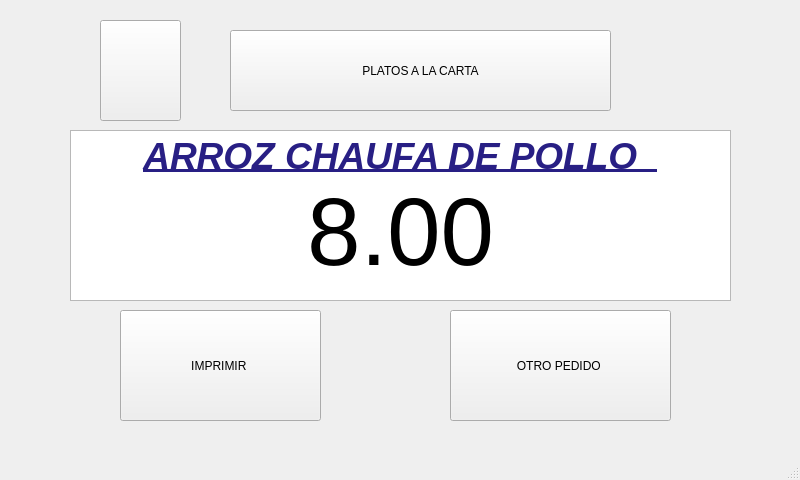
<?xml version="1.0" encoding="UTF-8"?>
<ui version="4.0">
 <class>pc5Window</class>
 <widget class="QMainWindow" name="pc5Window">
  <property name="geometry">
   <rect>
    <x>0</x>
    <y>0</y>
    <width>800</width>
    <height>480</height>
   </rect>
  </property>
  <property name="windowTitle">
   <string>MainWindow</string>
  </property>
  <widget class="QWidget" name="centralwidget">
   <widget class="QPushButton" name="btnIzquierda45">
    <property name="geometry">
     <rect>
      <x>100</x>
      <y>20</y>
      <width>81</width>
      <height>101</height>
     </rect>
    </property>
    <property name="text">
     <string/>
    </property>
    <property name="icon">
     <iconset>
      <normaloff>flecha-hacia-la-izquierda-antes-de-icono-4330-128.png</normaloff>flecha-hacia-la-izquierda-antes-de-icono-4330-128.png</iconset>
    </property>
    <property name="iconSize">
     <size>
      <width>100</width>
      <height>100</height>
     </size>
    </property>
   </widget>
   <widget class="QPushButton" name="btnPedido45">
    <property name="geometry">
     <rect>
      <x>450</x>
      <y>310</y>
      <width>221</width>
      <height>111</height>
     </rect>
    </property>
    <property name="text">
     <string>OTRO PEDIDO </string>
    </property>
   </widget>
   <widget class="QTextEdit" name="textEdit_2">
    <property name="geometry">
     <rect>
      <x>70</x>
      <y>130</y>
      <width>661</width>
      <height>171</height>
     </rect>
    </property>
    <property name="html">
     <string>&lt;!DOCTYPE HTML PUBLIC &quot;-//W3C//DTD HTML 4.0//EN&quot; &quot;http://www.w3.org/TR/REC-html40/strict.dtd&quot;&gt;
&lt;html&gt;&lt;head&gt;&lt;meta name=&quot;qrichtext&quot; content=&quot;1&quot; /&gt;&lt;style type=&quot;text/css&quot;&gt;
p, li { white-space: pre-wrap; }
&lt;/style&gt;&lt;/head&gt;&lt;body style=&quot; font-family:'Ubuntu'; font-size:11pt; font-weight:400; font-style:normal;&quot;&gt;
&lt;p align=&quot;center&quot; style=&quot; margin-top:0px; margin-bottom:0px; margin-left:0px; margin-right:0px; -qt-block-indent:0; text-indent:0px;&quot;&gt;&lt;span style=&quot; font-size:28pt; font-weight:600; font-style:italic; text-decoration: underline; color:#281f84;&quot;&gt;ARROZ CHAUFA DE POLLO  &lt;/span&gt;&lt;/p&gt;
&lt;p align=&quot;center&quot; style=&quot; margin-top:0px; margin-bottom:0px; margin-left:0px; margin-right:0px; -qt-block-indent:0; text-indent:0px;&quot;&gt;&lt;span style=&quot; font-size:72pt;&quot;&gt;8.00&lt;/span&gt;&lt;/p&gt;&lt;/body&gt;&lt;/html&gt;</string>
    </property>
   </widget>
   <widget class="QPushButton" name="btnPlatosalacarta5">
    <property name="geometry">
     <rect>
      <x>230</x>
      <y>30</y>
      <width>381</width>
      <height>81</height>
     </rect>
    </property>
    <property name="text">
     <string>PLATOS A LA CARTA</string>
    </property>
    <property name="icon">
     <iconset>
      <normaloff>UTEC.png</normaloff>UTEC.png</iconset>
    </property>
   </widget>
   <widget class="QPushButton" name="btnImprimir45">
    <property name="geometry">
     <rect>
      <x>120</x>
      <y>310</y>
      <width>201</width>
      <height>111</height>
     </rect>
    </property>
    <property name="text">
     <string>IMPRIMIR </string>
    </property>
   </widget>
  </widget>
  <widget class="QMenuBar" name="menubar">
   <property name="geometry">
    <rect>
     <x>0</x>
     <y>0</y>
     <width>800</width>
     <height>25</height>
    </rect>
   </property>
  </widget>
  <widget class="QStatusBar" name="statusbar"/>
 </widget>
 <resources/>
 <connections/>
</ui>
